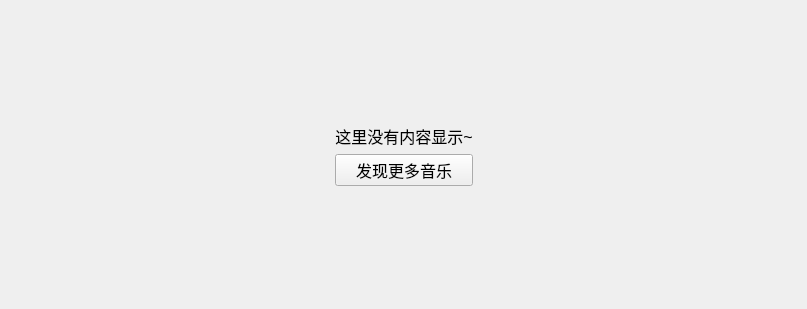
<?xml version="1.0" encoding="UTF-8"?>
<ui version="4.0">
 <class>SpecialAlbum</class>
 <widget class="QWidget" name="SpecialAlbum">
  <property name="geometry">
   <rect>
    <x>0</x>
    <y>0</y>
    <width>807</width>
    <height>309</height>
   </rect>
  </property>
  <property name="windowTitle">
   <string>SpecialAlbum</string>
  </property>
  <layout class="QVBoxLayout" name="verticalLayout">
   <item>
    <widget class="QWidget" name="table_widget" native="true">
     <layout class="QVBoxLayout" name="verticalLayout_8">
      <item>
       <spacer name="verticalSpacer_2">
        <property name="orientation">
         <enum>Qt::Vertical</enum>
        </property>
        <property name="sizeHint" stdset="0">
         <size>
          <width>20</width>
          <height>40</height>
         </size>
        </property>
       </spacer>
      </item>
      <item>
       <layout class="QGridLayout" name="gridLayout">
        <item row="0" column="0">
         <spacer name="horizontalSpacer_8">
          <property name="orientation">
           <enum>Qt::Horizontal</enum>
          </property>
          <property name="sizeHint" stdset="0">
           <size>
            <width>40</width>
            <height>20</height>
           </size>
          </property>
         </spacer>
        </item>
        <item row="0" column="1">
         <widget class="QLabel" name="label_16">
          <property name="font">
           <font>
            <pointsize>12</pointsize>
           </font>
          </property>
          <property name="text">
           <string>这里没有内容显示~</string>
          </property>
          <property name="alignment">
           <set>Qt::AlignCenter</set>
          </property>
         </widget>
        </item>
        <item row="0" column="2" rowspan="2">
         <spacer name="horizontalSpacer_9">
          <property name="orientation">
           <enum>Qt::Horizontal</enum>
          </property>
          <property name="sizeHint" stdset="0">
           <size>
            <width>40</width>
            <height>20</height>
           </size>
          </property>
         </spacer>
        </item>
        <item row="1" column="1" rowspan="2">
         <widget class="QPushButton" name="pushButton_7">
          <property name="font">
           <font>
            <pointsize>12</pointsize>
           </font>
          </property>
          <property name="cursor">
           <cursorShape>PointingHandCursor</cursorShape>
          </property>
          <property name="text">
           <string>发现更多音乐</string>
          </property>
         </widget>
        </item>
        <item row="2" column="0">
         <spacer name="horizontalSpacer_11">
          <property name="orientation">
           <enum>Qt::Horizontal</enum>
          </property>
          <property name="sizeHint" stdset="0">
           <size>
            <width>40</width>
            <height>20</height>
           </size>
          </property>
         </spacer>
        </item>
        <item row="2" column="2">
         <spacer name="horizontalSpacer_10">
          <property name="orientation">
           <enum>Qt::Horizontal</enum>
          </property>
          <property name="sizeHint" stdset="0">
           <size>
            <width>40</width>
            <height>20</height>
           </size>
          </property>
         </spacer>
        </item>
       </layout>
      </item>
      <item>
       <spacer name="verticalSpacer">
        <property name="orientation">
         <enum>Qt::Vertical</enum>
        </property>
        <property name="sizeHint" stdset="0">
         <size>
          <width>20</width>
          <height>40</height>
         </size>
        </property>
       </spacer>
      </item>
     </layout>
    </widget>
   </item>
  </layout>
 </widget>
 <resources/>
 <connections/>
</ui>
